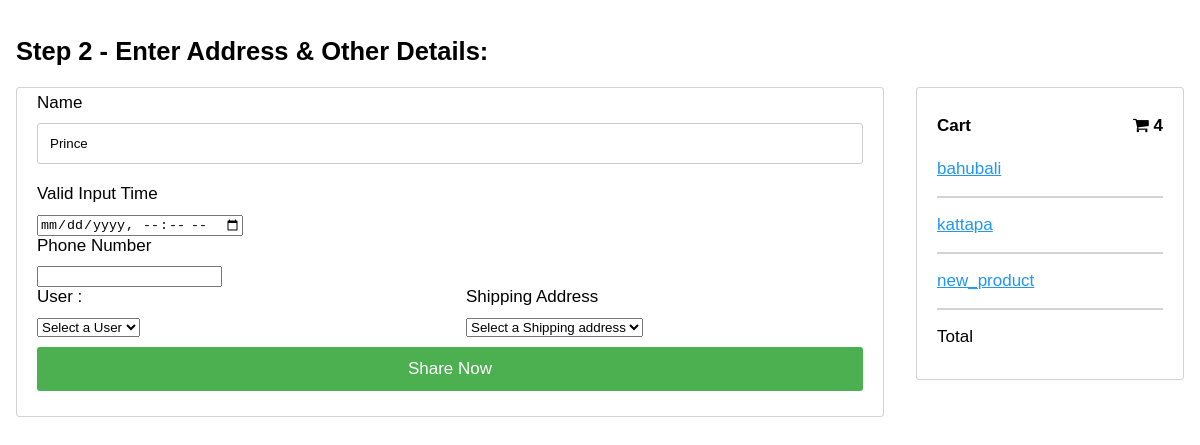
Screenshot of /api/shareout/9/ (signed in) with the database file from the repository.
### core/models.py (models this page shows, shortened)
class SharedItem(models.Model):
    user = models.ForeignKey(settings.AUTH_USER_MODEL,
                             on_delete=models.CASCADE)
    shared = models.BooleanField(default=False)
    item = models.ForeignKey(Item, on_delete=models.CASCADE)
    item_variations = models.ManyToManyField(ItemVariation)

class Item(models.Model):
    title = models.CharField(max_length=100)
    price = models.FloatField()
    discount_price = models.FloatField(blank=True, null=True)
    category = models.ForeignKey('Category', null=True, blank=True,on_delete= models.CASCADE)
    label = models.CharField(choices=LABEL_CHOICES, max_length=1)
    slug = models.SlugField()
    stock = models.BooleanField(default=True)
    description = models.TextField()
    image = models.ImageField()
    def get_absolute_url(self):
        return reverse("product-detail", kwargs={
            'slug': self.slug
        })

### core/api/views.py (the view)
# urls.py: path('shareout/<int:shareid>/', shareoutpage, name="share_out_page"),
def shareoutpage(request, *args, **kwargs):
    try:
        if request.method == 'GET':
            share_id = kwargs.get(
                "shareid",
                None
            )
            users = User.objects.all()
            share = Share.objects.get(id = share_id)
            if request.user.is_authenticated:
                csrf_token = django.middleware.csrf.get_token(request)
                return render(request,"core/order_checkout.html",
                {"csrf_token": csrf_token ,
                "share_checkout":1,
                "object" : share,
                "user_list": users
                })
    except Order.DoesNotExist:
        return redirect('index')

### Cashbackclick/context_processor.py (called while the page is built)
def add_variable_to_context(request):
    csrf_token = django.middleware.csrf.get_token(request)
    return {
        'csrf_token':csrf_token,
        'category_list': Category.objects.all()
    }

def add_form_to_context(request):
    return {
        'loginform': SignInViaUsernameForm
    }

def present_order(request):
    try:
        if request.user.is_authenticated:
            Present_order = Order.objects.get(user = request.user, ordered = False)
            return {
                'present_order': Present_order
            }
        else:
            return {
            'present_order': 0
            }
    except Order.DoesNotExist:
        return {
            'present_order': 0
        }

### core/templates/core/order_checkout.html (shortened to what this page needs)
<!DOCTYPE html>
<html>
<head>
<link rel="stylesheet" href="https://cdnjs.cloudflare.com/ajax/libs/font-awesome/4.7.0/css/font-awesome.min.css">
</head>
<body>
<h2>Step 2 - Enter Address & Other Details:</h2>
<div class="row">
    <div class="col-75">
      <div class="container">
        {% if order_checkout %}
        <form  method="post" action="{% url 'place-order-now' object.id %}">{% csrf_token %}
            <input type="hidden" name="csrfmiddlewaretoken" value="{{ csrf_token }}">
            <input type="hidden" name="order" value="{{object.id}}">
          <div class="row">
            <div class="col-50">
              <label for="inputname">Name</label>
              <input type="text" class="form-control" id="name" name="name" placeholder="Name" value="{{request.user}}">
              <label for="inputZip">GST Number</label>
              <input type="tel" class="form-control" id="phone" name="phone">
              <label for="inputZip">Phone Number</label>
              <input type="tel" class="form-control" id="phone" name="phone">
              <div class="row">
                <div class="col-50">
                    <label for="billing_address">Billing Address</label>
                    <input type="checkbox" checked="unchecked" name="newadr" id="newcheck" onclick="myFunction()"> New Address
                    <select  name="billing_address" id="billing_address">
                        <option value="Z">Select a Billing address</option>
                        {% for address in address_list %}
                        <option value="{{ address.id}}">{{ address.street_address }}</option>
                        {% endfor %}
                        </select>
                </div>
                <div class="col-50">
                    <label for="shipping_address">Shipping Address</label>
                    <select  name="shipping_address" id="brand">
                        <option value="Z">Select a Shipping address</option>
                        {% for address in address_list %}
                        <option value="{{ address.id}}">{{ address.street_address }}</option>
                        {% endfor %}
                        </select>
                </div>
              </div>
            </div>
          </div>
          <button type ="submit" id="demo1" class="btn btn-primary"> Share Now</button>
        </form>
        {% elif share_checkout %}
        <form  method="post" action="{% url 'share_list_url' %}">{% csrf_token %}
            <div class="row">
                <div class="col-50">
                    <label for="inputname">Name</label>
                    <input type="text" class="form-control" id="name" name="name" placeholder="Name" value="{{request.user}}">
                    <label for="enddate">Valid Input Time</label>
                    <input type="datetime-local" name = "enddate" class="form-control">
                    <label for="inputZip">Phone Number</label>
                    <input type="tel" class="form-control" id="phone" name="phone">
                    <div class="row">
                    <div class="col-50">
                        <label  for="shipping_address">User :</label>
                        <select class="js-example-basic-single" name="shared_user" id="brand">
                            <option value="Z">Select a User</option>
                        </select>
                    </div>
                    <div class="col-50">
                        <label for="shipping_address">Shipping Address</label>
                        <select  name="shipping_address" id="brand">
                            <option value="Z">Select a Shipping address</option>
                            </select>
                    </div>
                    </div>
                </div>
                </div>
            <button type ="submit" id="demo1" class="btn btn-primary"> Share Now</button>
        </form>
        {% endif %}
      </div>
    </div>
    <div class="col-25">
      <div class="container">
        <h4>Cart <span class="price" style="color:black"><i class="fa fa-shopping-cart"></i> <b>4</b></span></h4>
        {% for item in object.items.all %}
        <p><a href="{{item.item.get_absolute_url}}">{{ item.item.title }}</a> </p>
        <hr>
        {% endfor %}
        <p>Total <span class="price" style="color:black"><b>{{object.get_total}}</b></span></p>
      </div>
    </div>
  </div>
</body>
</html>

### core/templates/core/order_checkout.html (style rules this page uses)
body { font-family: Arial; font-size: 17px; padding: 8px; }
* { box-sizing: border-box; }
.row { display: -ms-flexbox; display: flex; -ms-flex-wrap: wrap; flex-wrap: wrap; margin: 0 -16px; }
.col-25 { -ms-flex: 25%; flex: 25%; }
.col-50 { -ms-flex: 50%; flex: 50%; }
.col-75 { -ms-flex: 75%; flex: 75%; }
.col-25, .col-50, .col-75 { padding: 0 16px; }
.container { background-color: #ffffff; padding: 5px 20px 15px 20px; border: 1px solid lightgrey; border-radius: 3px; }
input[type=text] { width: 100%; margin-bottom: 20px; padding: 12px; border: 1px solid #ccc; border-radius: 3px; }
label { margin-bottom: 10px; display: block; }
.btn { background-color: #4CAF50; color: white; padding: 12px; margin: 10px 0; border: none; width: 100%; border-radius: 3px; cursor: pointer; font-size: 17px; }
a { color: #2196F3; }
hr { border: 1px solid lightgrey; }
span.price { float: right; color: grey; }

### rows the page displays
SharedItem: item "bahubali"
SharedItem: item "kattapa"
SharedItem: item "new_product"
